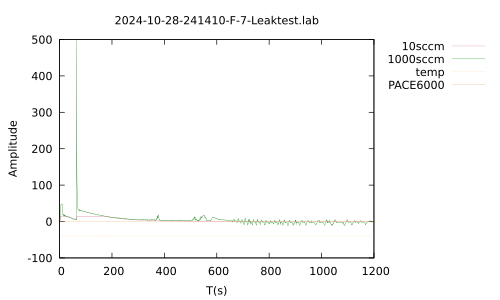

This figure's gnuplot source:
set terminal pdf
set encoding utf8
set output "2024-10-28-241410-F-7-Leaktest.pdf"
set encoding utf8
#set xrange [0.0:600.0]
#set yrange [0.0:20.0]
set key outside
set style line 1 linecolor rgb '#DB7093' linewidth 0.1
set style line 2 linecolor rgb '#008000' linewidth 0.1
set style line 3 linecolor rgb '#FFE4B5' linewidth 0.1
set style line 4 linecolor rgb '#F4A460' linewidth 0.1
set title "2024-10-28-241410-F-7-Leaktest.lab"
set xlabel "T(s)"
set ylabel "Amplitude"
plot "2024-10-28-241410-F-7-Leaktest.lab" every ::1 using 1:2 w l linestyle 1 title "10sccm", "2024-10-28-241410-F-7-Leaktest.lab" using 1:3 w l linestyle 2 title "1000sccm", "2024-10-28-241410-F-7-Leaktest.lab" using 1:4 w l linestyle 3 title "temp", "2024-10-28-241410-F-7-Leaktest.lab" using 1:5 w l linestyle 4 title "PACE6000"
